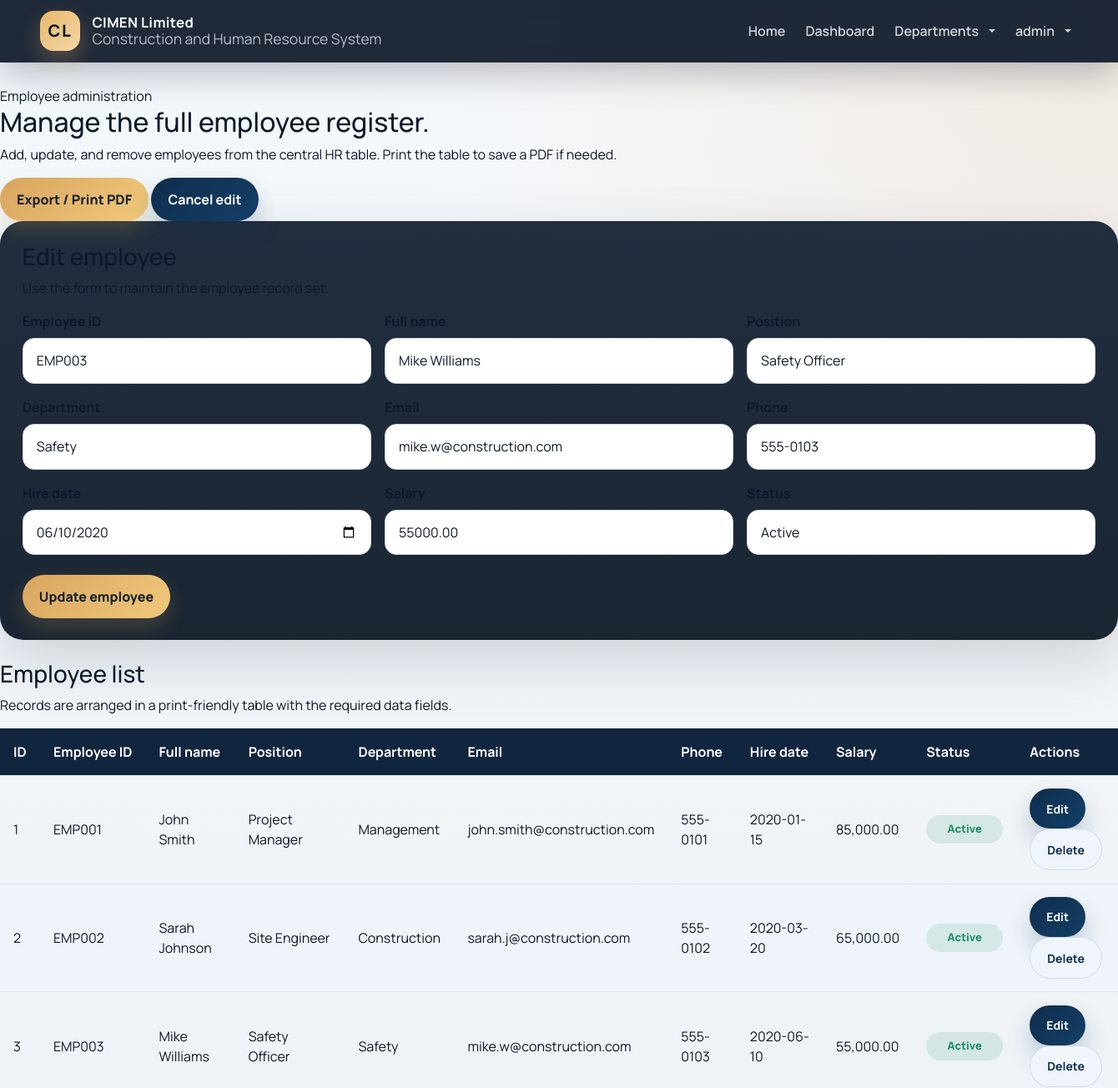
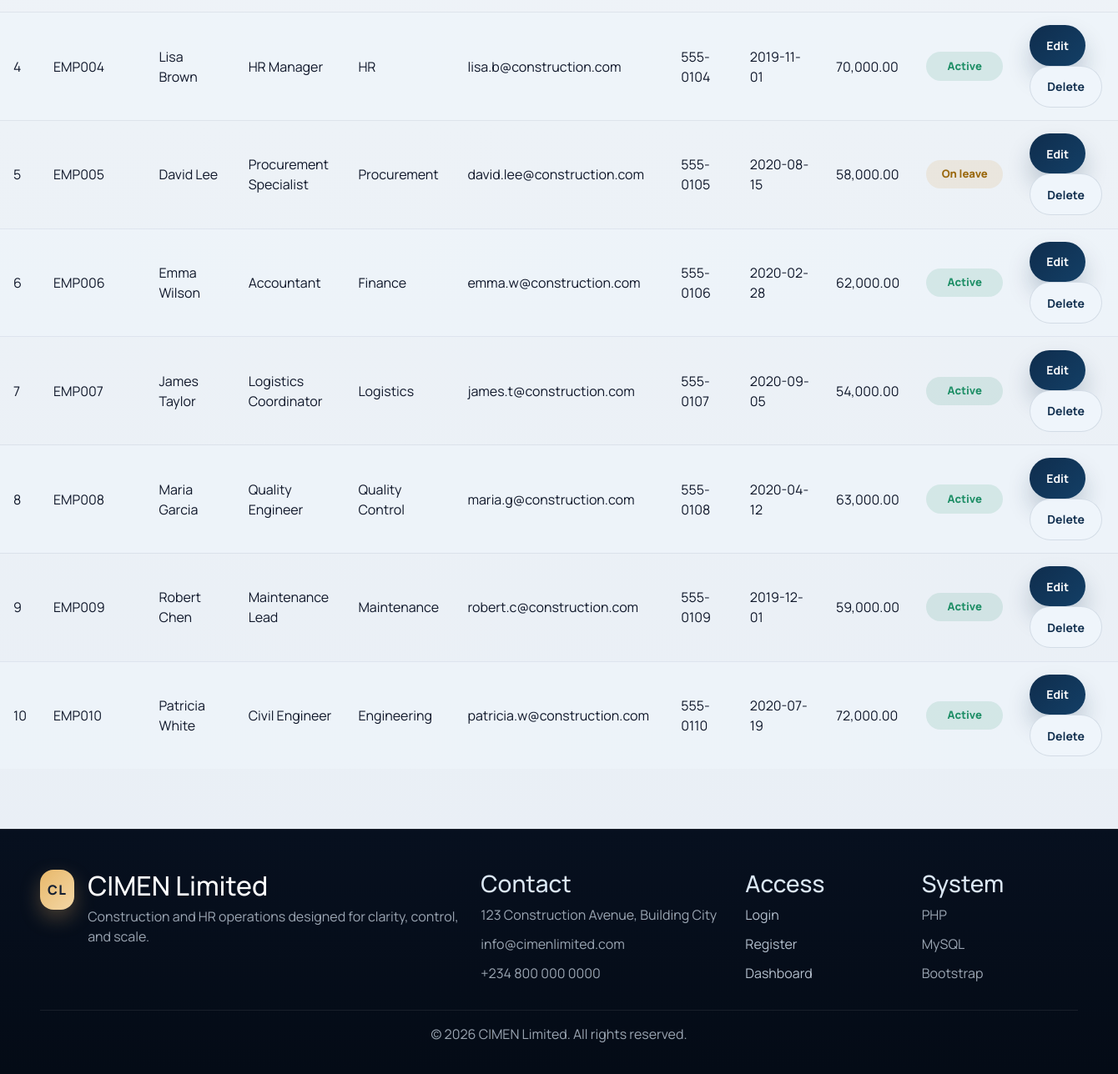
Screenshot of /admin/manage_employees.php?action=edit&id=3 (signed in) with the database file from the repository (2 pictures, top to bottom).
### tables this page shows
CREATE TABLE IF NOT EXISTS employees (
    id INT AUTO_INCREMENT PRIMARY KEY,
    employee_id VARCHAR(20) UNIQUE NOT NULL,
    full_name VARCHAR(100) NOT NULL,
    position VARCHAR(100) NOT NULL,
    department_id INT,
    email VARCHAR(100) NOT NULL,
    phone VARCHAR(20),
    hire_date DATE,
    salary DECIMAL(10,2),
    status ENUM('active', 'inactive', 'on_leave') DEFAULT 'active',
    created_at TIMESTAMP DEFAULT CURRENT_TIMESTAMP,
    FOREIGN KEY (department_id) REFERENCES departments(id)
);

CREATE TABLE IF NOT EXISTS departments (
    id INT AUTO_INCREMENT PRIMARY KEY,
    name VARCHAR(50) NOT NULL UNIQUE
);

### admin/manage_employees.php (the view, shortened to what this page needs)
<?php
require_once '../config/database.php';
$action = $_GET['action'] ?? '';
$employeeId = isset($_GET['id']) ? (int) $_GET['id'] : 0;
$departments = [];
$departmentResult = $conn->query('SELECT id, name FROM departments ORDER BY name');
if ($departmentResult) {
    while ($department = $departmentResult->fetch_assoc()) {
        $departments[] = $department;
    }
}
$employeesQuery = $conn->query('SELECT e.*, d.name AS department_name FROM employees e LEFT JOIN departments d ON e.department_id = d.id ORDER BY e.employee_id');
$employees = $employeesQuery ? $employeesQuery->fetch_all(MYSQLI_ASSOC) : [];
$editEmployee = null;
if ($action === 'edit' && $employeeId > 0) {
    $editStmt = $conn->prepare('SELECT * FROM employees WHERE id = ? LIMIT 1');
    $editStmt->bind_param('i', $employeeId);
    $editStmt->execute();
    $editResult = $editStmt->get_result();
    $editEmployee = $editResult->fetch_assoc();
}
include '../includes/header.php';
?>
<section class="page-card animate-rise">
    <div class="page-heading">
        <div class="eyebrow">Employee administration</div>
        <h2>Manage the full employee register.</h2>
        <p>Add, update, and remove employees from the central HR table. Print the table to save a PDF if needed.</p>
    </div>
    <div class="page-actions no-print">
        <button type="button" class="btn btn-accent js-print">Export / Print PDF</button>
        <?php if ($editEmployee): ?>
            <a href="manage_employees.php" class="btn btn-outline-light">Cancel edit</a>
        <?php endif; ?>
    </div>
    <div class="auth-card mb-4 no-print">
        <div class="card-heading">
            <h3><?php echo $editEmployee ? 'Edit employee' : 'Add employee'; ?></h3>
            <p>Use the form to maintain the employee record set.</p>
        </div>
        <form method="POST" action="">
            <div class="row g-3">
                <div class="col-md-4">
                    <label class="form-label">Employee ID</label>
                    <input type="text" name="employee_id" class="form-control" value="<?php echo htmlspecialchars($editEmployee['employee_id'] ?? ''); ?>" required>
                </div>
                <div class="col-md-4">
                    <label class="form-label">Full name</label>
                    <input type="text" name="full_name" class="form-control" value="<?php echo htmlspecialchars($editEmployee['full_name'] ?? ''); ?>" required>
                </div>
                <div class="col-md-4">
                    <label class="form-label">Position</label>
                    <input type="text" name="position" class="form-control" value="<?php echo htmlspecialchars($editEmployee['position'] ?? ''); ?>" required>
                </div>
                <div class="col-md-4">
                    <label class="form-label">Department</label>
                    <select name="department_id" class="form-select" required>
                        <?php foreach ($departments as $department): ?>
                            <option value="<?php echo (int) $department['id']; ?>" <?php echo (($editEmployee['department_id'] ?? '') == $department['id']) ? 'selected' : ''; ?>><?php echo htmlspecialchars($department['name']); ?></option>
                        <?php endforeach; ?>
                    </select>
                </div>
                <div class="col-md-4">
                    <label class="form-label">Email</label>
                    <input type="email" name="email" class="form-control" value="<?php echo htmlspecialchars($editEmployee['email'] ?? ''); ?>" required>
                </div>
                <div class="col-md-4">
                    <label class="form-label">Phone</label>
                    <input type="text" name="phone" class="form-control" value="<?php echo htmlspecialchars($editEmployee['phone'] ?? ''); ?>">
                </div>
                <div class="col-md-4">
                    <label class="form-label">Hire date</label>
                    <input type="date" name="hire_date" class="form-control" value="<?php echo htmlspecialchars($editEmployee['hire_date'] ?? ''); ?>" required>
                </div>
                <div class="col-md-4">
                    <label class="form-label">Salary</label>
                    <input type="number" step="0.01" name="salary" class="form-control" value="<?php echo htmlspecialchars($editEmployee['salary'] ?? ''); ?>" required>
                </div>
                <div class="col-md-4">
                    <label class="form-label">Status</label>
                    <select name="status" class="form-select">
                        <option value="active" <?php echo (($editEmployee['status'] ?? '') === 'active') ? 'selected' : ''; ?>>Active</option>
                    </select>
                </div>
            </div>
            <div class="button-row mt-4">
                <button type="submit" name="<?php echo $editEmployee ? 'update' : 'add'; ?>" class="btn btn-accent">
                    <?php echo $editEmployee ? 'Update employee' : 'Add employee'; ?>
                </button>
            </div>
        </form>
    </div>
    <div class="table-card">
        <div class="card-heading">
            <h3>Employee list</h3>
            <p>Records are arranged in a print-friendly table with the required data fields.</p>
        </div>
        <div class="table-wrap">
            <table>
                <thead>
                    <tr>
                        <th>ID</th>
                        <th>Employee ID</th>
                        <th>Full name</th>
                        <th>Position</th>
                        <th>Department</th>
                        <th>Email</th>
                        <th>Phone</th>
                        <th>Hire date</th>
                        <th>Salary</th>
                        <th>Status</th>
                        <th class="no-print">Actions</th>
                    </tr>
                </thead>
                <tbody>
                    <?php foreach ($employees as $employee): ?>
                        <tr>
                            <td><?php echo (int) $employee['id']; ?></td>
                            <td><?php echo htmlspecialchars($employee['employee_id']); ?></td>
                            <td><?php echo htmlspecialchars($employee['full_name']); ?></td>
                            <td><?php echo htmlspecialchars($employee['position']); ?></td>
                            <td><?php echo htmlspecialchars($employee['department_name'] ?? ''); ?></td>
                            <td><?php echo htmlspecialchars($employee['email']); ?></td>
                            <td><?php echo htmlspecialchars($employee['phone']); ?></td>
                            <td><?php echo htmlspecialchars($employee['hire_date']); ?></td>
                            <td><?php echo number_format((float) $employee['salary'], 2); ?></td>
                            <td>
                                <span class="status-chip <?php echo $employee['status'] === 'active' ? 'status-active' : ($employee['status'] === 'inactive' ? 'status-inactive' : 'status-leave'); ?>">
                                    <?php echo htmlspecialchars(ucfirst(str_replace('_', ' ', $employee['status']))); ?>
                                </span>
                            </td>
                            <td class="no-print">
                                <div class="action-row">
                                    <a href="?action=edit&id=<?php echo (int) $employee['id']; ?>" class="btn btn-outline-light btn-sm">Edit</a>
                                    <a href="?delete=<?php echo (int) $employee['id']; ?>" class="btn btn-outline-secondary btn-sm" data-confirm="Delete this employee?">Delete</a>
                                </div>
                            </td>
                        </tr>
                    <?php endforeach; ?>
                </tbody>
            </table>
        </div>
    </div>
</section>
<?php include '../includes/footer.php'; ?>

### css/style.css (style rules this page uses)
:root { --page-bg: #0b1220; --page-surface: rgba(10, 16, 30, 0.68); --card-bg: rgba(255, 255, 255, 0.92); --card-border: rgba(148, 163, 184, 0.18); --ink: #0f172a; --muted: #64748b; --primary: #0f2d4d; --primary-2: #133f66; --accent: #d8a55f; --accent-2: #d6f0ff; --success: #1f8f67; --danger: #c2414f; --soft: #eef4fb; --shadow: 0 24px 70px rgba(15, 23, 42, 0.16); --radius-xl: 28px; --radius-lg: 22px; --radius-md: 16px; --radius-sm: 12px; }
* { box-sizing: border-box; }
html { scroll-behavior: smooth; }
body { margin: 0; font-family: 'Manrope', 'Segoe UI', sans-serif; color: var(--ink); background: radial-gradient(circle at top left, rgba(214, 240, 255, 0.18), transparent 30%), radial-gradient(circle at top right, rgba(216, 165, 95, 0.16), transparent 28%), linear-gradient(180deg, #f7f9fc 0%, #edf2f7 56%, #e8eef5 100%); min-height: 100vh; }
body::before { content: ""; position: fixed; inset: 0; pointer-events: none; background-image: linear-gradient(rgba(15, 23, 42, 0.02) 1px, transparent 1px), linear-gradient(90deg, rgba(15, 23, 42, 0.02) 1px, transparent 1px); background-size: 60px 60px; mask-image: linear-gradient(180deg, rgba(0, 0, 0, 0.08), transparent 85%); opacity: 0.5; }
a { color: inherit; }
.auth-card { padding: clamp(1.3rem, 2vw, 2rem); border: 1px solid var(--line); background: linear-gradient(180deg, rgba(24, 37, 54, 0.96) 0%, rgba(18, 29, 43, 0.96) 100%); box-shadow: var(--shadow); border-radius: var(--radius-xl); }
.btn-accent, .btn.btn-accent { background: linear-gradient(135deg, var(--accent), #f0c97c); color: #1a2430; border: none; font-weight: 800; box-shadow: 0 10px 24px rgba(215, 168, 75, 0.2); }
.form-control, .form-select, .auth-panel input, .auth-panel textarea, .auth-panel select, .login-panel input, .login-panel textarea, .login-panel select, .register-panel input, .register-panel textarea, .register-panel select, .container input, .container textarea, .container select, .section-card input, .section-card textarea, .section-card select { width: 100%; border-radius: 14px; border: 1px solid #cfd8e3; background: #fff; padding: 0.9rem 1rem; color: var(--ink); transition: border-color 0.2s ease, box-shadow 0.2s ease, transform 0.2s ease; }
label, .form-label { display: inline-block; margin-bottom: 0.5rem; font-weight: 700; color: var(--ink); }
.btn, button.btn, input[type="submit"], input[type="button"] { border-radius: 999px; font-weight: 700; padding: 0.85rem 1.25rem; transition: transform 0.2s ease, box-shadow 0.2s ease, background-color 0.2s ease; }
.btn-primary, .btn, .btn-success { background: linear-gradient(135deg, var(--primary) 0%, var(--primary-2) 100%); border: 0; color: #fff; box-shadow: 0 16px 28px rgba(15, 45, 77, 0.22); }
.btn-secondary, .btn-outline-secondary { background: #eff5fb; color: var(--primary); border: 1px solid rgba(15, 45, 77, 0.12); box-shadow: none; }
table, .table { width: 100%; border-collapse: collapse; margin-bottom: 0; }
table thead th, .table thead th { background: #12253e; color: #fff; font-weight: 700; border: 0; padding: 1rem; white-space: nowrap; }
table tbody td, .table tbody td { padding: 0.95rem 1rem; border-top: 1px solid rgba(148, 163, 184, 0.18); vertical-align: middle; }
table tbody tr:nth-child(even), .table tbody tr:nth-child(even) { background: rgba(238, 244, 251, 0.65); }
.status-chip { display: inline-flex; align-items: center; justify-content: center; min-width: 92px; padding: 0.45rem 0.8rem; border-radius: 999px; font-size: 0.82rem; font-weight: 800; }
.status-active { background: rgba(31, 143, 103, 0.12); color: var(--success); }
.status-leave { background: rgba(216, 165, 95, 0.16); color: #9a680d; }
.animate-rise { animation: riseIn 0.65s ease both; }

### rows the page displays
employees: employee_id "EMP003", full_name "Mike Williams", position "Safety Officer", department_id "Safety", email "mike.w@construction.com", phone "555-0103", hire_date "06/10/2020", salary "55000.00", status "Active", id "3", employee "EMP003", department.name "Safety", hire_date "2020-06-10", salary "55,000.00"
employees: id "1", employee "EMP001", full_name "John Smith", position "Project Manager", department.name "Management", email "john.smith@construction.com", phone "555-0101", hire_date "2020-01-15", salary "85,000.00", status "Active"
employees: id "2", employee "EMP002", full_name "Sarah Johnson", position "Site Engineer", department.name "Construction", email "sarah.j@construction.com", phone "555-0102", hire_date "2020-03-20", salary "65,000.00", status "Active"
employees: id "4", employee "EMP004", full_name "Lisa Brown", position "HR Manager", department.name "HR", email "lisa.b@construction.com", phone "555-0104", hire_date "2019-11-01", salary "70,000.00", status "Active"
employees: id "5", employee "EMP005", full_name "David Lee", position "Procurement Specialist", department.name "Procurement", email "david.lee@construction.com", phone "555-0105", hire_date "2020-08-15", salary "58,000.00", status "On leave"
employees: id "6", employee "EMP006", full_name "Emma Wilson", position "Accountant", department.name "Finance", email "emma.w@construction.com", phone "555-0106", hire_date "2020-02-28", salary "62,000.00", status "Active"
employees: id "7", employee "EMP007", full_name "James Taylor", position "Logistics Coordinator", department.name "Logistics", email "james.t@construction.com", phone "555-0107", hire_date "2020-09-05", salary "54,000.00", status "Active"
employees: id "8", employee "EMP008", full_name "Maria Garcia", position "Quality Engineer", department.name "Quality Control", email "maria.g@construction.com", phone "555-0108", hire_date "2020-04-12", salary "63,000.00", status "Active"
employees: id "9", employee "EMP009", full_name "Robert Chen", position "Maintenance Lead", department.name "Maintenance", email "robert.c@construction.com", phone "555-0109", hire_date "2019-12-01", salary "59,000.00", status "Active"
employees: id "10", employee "EMP010", full_name "Patricia White", position "Civil Engineer", department.name "Engineering", email "patricia.w@construction.com", phone "555-0110", hire_date "2020-07-19", salary "72,000.00", status "Active"

### other values shown
$_SESSION['username'] "admin"
